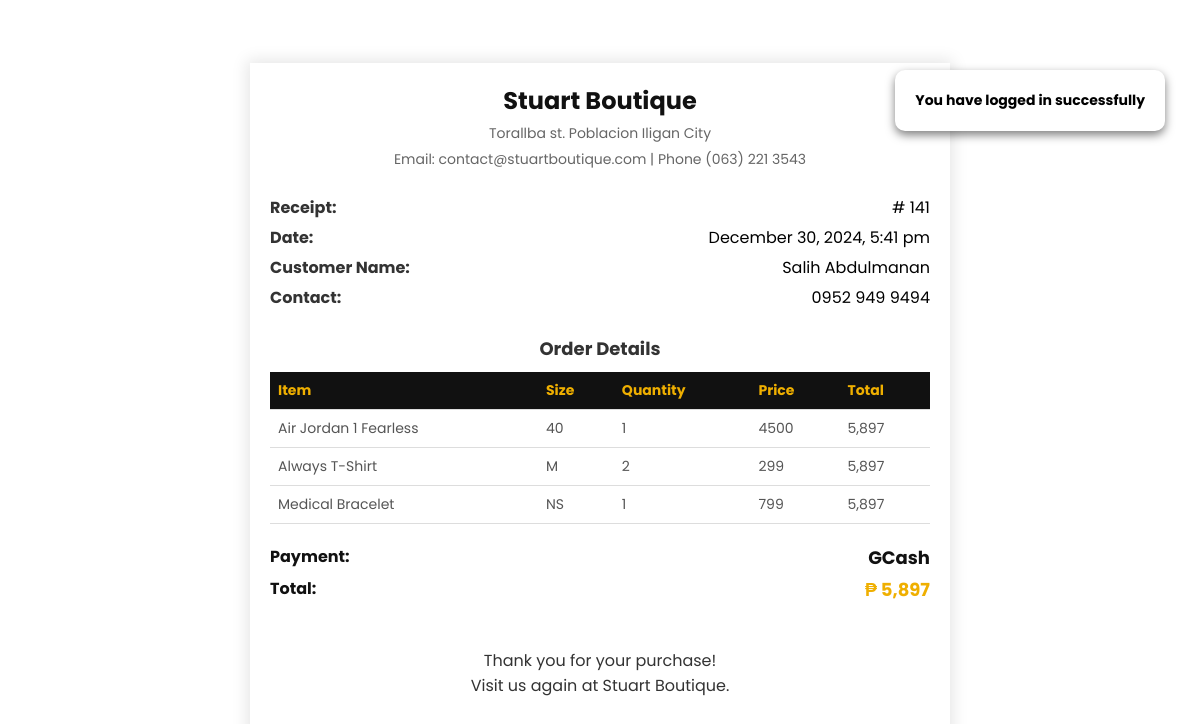
The app's page /view-receipt.php?order=141 (signed in) with its own data.
### tables this page shows
CREATE TABLE `orders` (
  `orderID` int(11) NOT NULL,
  `userID` int(11) NOT NULL,
  `orderAmount` int(11) NOT NULL,
  `paymentMethod` enum('COD','GCash') DEFAULT NULL,
  `orderStatus` enum('pending','approved','cancelled') NOT NULL DEFAULT 'pending',
  `paymentStatus` enum('unpaid','paid') NOT NULL DEFAULT 'unpaid',
  `orderDate` datetime NOT NULL DEFAULT current_timestamp()
);

CREATE TABLE `users` (
  `userID` int(11) NOT NULL,
  `userFullname` varchar(255) DEFAULT NULL,
  `userNumber` varchar(20) DEFAULT NULL,
  `userAddress` varchar(255) DEFAULT NULL,
  `userGender` varchar(255) DEFAULT NULL,
  `userEmail` varchar(255) NOT NULL,
  `userPassword` varchar(255) NOT NULL,
  `userCode` int(255) DEFAULT NULL,
  `userType` tinyint(1) DEFAULT 0 COMMENT '0=customer, 1=admin'
);

CREATE TABLE `orderline` (
  `orderlineID` int(11) NOT NULL,
  `orderID` int(11) NOT NULL,
  `inventoryID` int(11) NOT NULL,
  `sizeID` int(11) NOT NULL,
  `orderlineQuantity` int(255) NOT NULL,
  `orderlineTotal` int(255) NOT NULL
);

CREATE TABLE `inventory` (
  `inventoryID` int(11) NOT NULL,
  `subcategoryID` int(11) NOT NULL,
  `itemImage` varchar(255) NOT NULL,
  `itemName` varchar(255) NOT NULL,
  `itemPrice` int(255) NOT NULL,
  `itemTotalStock` int(255) DEFAULT NULL,
  `itemStatus` enum('Available','Unavailable') NOT NULL DEFAULT 'Unavailable'
);

CREATE TABLE `sizes` (
  `sizeID` int(11) NOT NULL,
  `inventoryID` int(11) NOT NULL,
  `sizeName` varchar(255) NOT NULL,
  `sizeStock` int(255) NOT NULL
);

### config/DatabaseConnection.php (called while the page is built, shortened)
<?php
    class DatabaseConnection
    {
        public function __construct()
        {
            $this->conn = new mysqli(HOSTNAME,USERNAME,PASSWORD,DATABASE);
        }
    }
?>

### controllers/PaymentController.php (called while the page is built, shortened)
<?php
    class PaymentController
    {
        private $conn;
        public function __construct()
        {
            $db = new DatabaseConnection;
            $this->conn = $db->conn;
        }
        public function getDataOrderline($orderID)
        {
            $getDataQuery = "
                SELECT orderline.*, orders.*, inventory.*, sizes.*
                FROM orderline
                INNER JOIN orders ON orderline.orderID = orders.orderID
                INNER JOIN inventory ON orderline.inventoryID = inventory.inventoryID
                INNER JOIN sizes ON orderline.sizeID = sizes.sizeID
                WHERE orderline.orderID='$orderID'
            ";
            $result = $this->conn->query($getDataQuery);
            if($result->num_rows > 0){
                return $result;
            }else{
                return false;
            }
        }
        public function getExactOrder($id)
        {
            $getDataQuery = "
                SELECT orders.*, users.*
                FROM orders
                INNER JOIN users
                ON orders.userID = users.userID
                WHERE orders.orderID='$id'
            ";
            $result = $this->conn->query($getDataQuery);
            if($result){
                return $result;
            }else{
                return false;
            }
        }
    }
?>

### view-receipt.php (the view, shortened to what this page needs)
<?php
    include 'codes/payment-code.php';
    include_once 'controllers/AuthenticateController.php';
    include_once 'controllers/PaymentController.php';
    $payment = new PaymentController;
    include 'includes/header.php';
?>
<link rel="stylesheet" href="css/receipt.css?v=2.1">
        <?php
            if(!isset($_GET['order'])){
            redirect('Please select item and checkout before payment','view-landing.php');
            }else{
                $orderID = $_GET['order'];
                $resultGetExactOrder = $payment->getExactOrder($orderID);
                $orderData = $resultGetExactOrder->fetch_assoc();
                $formattedDate = date('F j, Y, g:i a', strtotime($orderData['orderDate']));
        ?>
        <?php if($orderData['orderStatus'] === 'approved' && $orderData['paymentStatus'] === 'paid') : ?>
<div class="main-receipt-container">
    <div class="receipt">
        <header class="receipt-header">
            <h1>Stuart Boutique</h1>
            <p>Torallba st. Poblacion Iligan City</p>
            <p>Email: contact@stuartboutique.com | Phone (063) 221 3543</p>
        </header>
        <section class="receipt-info">
            <div class="info-item">
                <strong>Receipt: </strong>
                <span># <?= $orderID ?></span>
            </div>
            <div class="info-item">
                <strong>Date: </strong>
                <span><?= $formattedDate ?></span>
            </div>
            <div class="info-item">
                <strong>Customer Name: </strong>
                <span><?= $orderData['userFullname'] ?></span>
            </div>
            <div class="info-item">
                <strong>Contact: </strong>
                <span><?= $orderData['userNumber'] ?></span>
            </div>
        </section>
        <section class="receipt-items">
            <h3>Order Details</h3>
            <table>
                <thead>
                    <tr>
                        <th>Item</th>
                        <th>Size</th>
                        <th>Quantity</th>
                        <th>Price</th>
                        <th>Total</th>
                    </tr>
                </thead>
                <tbody>
                <?php
                    $resultGet = $payment->getDataOrderline($orderID);
                    if($resultGet){
                        while($data = $resultGet->fetch_assoc()){
                            $total = $data['orderlineTotal'];
                ?>
                    <tr>
                        <td><?= $data['itemName'] ?></td>
                        <td><?= $data['sizeName'] ?></td>
                        <td><?= $data['orderlineQuantity'] ?></td>
                        <td><?= $data['itemPrice'] ?></td>
                        <td><?= number_format($total) ?></td>
                    </tr>
                <?php
                        }
                    }
                ?>
                </tbody>
            </table>
        </section>
        <section class="receipt-total">
            <div class="total-line payment">
                <strong style="color: #111; font-size: 16px;">Payment:</strong>
                <span><?= $orderData['paymentMethod'] ?></span>
            </div>
            <div class="total-line total-due">
                <strong style="color: #111; font-size: 16px;">Total:</strong>
                <span>&#8369; <?= number_format($total) ?></span>
            </div>
        </section>
        <footer class="receipt-footer">
            <p>Thank you for your purchase!</p>
            <p>Visit us again at Stuart Boutique.</p>
        </footer>
    </div>
</div>
        <?php endif; ?>
        <?php
            }
        ?>

### css/login2.css (style rules this page uses)
:root { --text-color1: #111; --text-color2: #E2A500; --bg-color: #fff; }

### css/receipt.css (style rules this page uses)
.main-receipt-container { font-family: Arial, sans-serif; background-color: #fff; display: flex; justify-content: center; align-items: center; min-height: 100vh; }
.receipt { width: 90%; max-width: 700px; padding: 20px; border: none; display: flex; flex-direction: column; justify-content: center; box-shadow: 0 0 15px 3px rgba(0, 0, 0, 0.1); height: 100%; }
.receipt-header { text-align: center; margin-bottom: 20px; }
.receipt-header h1 { margin: 0; font-size: 24px; color: #111; }
.receipt-header p { margin: 5px 0; font-size: 14px; color: #666; }
.receipt-info { margin-bottom: 20px; }
.info-item { display: flex; justify-content: space-between; margin-bottom: 5px; }
.info-item strong { color: #333; }
.receipt-items h3 { text-align: center; margin-bottom: 10px; font-size: 18px; color: #333; }
table { width: 100%; border-collapse: collapse; }
th, td { text-align: left; padding: 8px; border-bottom: 1px solid #ddd; }
th { background-color: #111; color: #efaf00; font-size: 14px; }
td { font-size: 14px; color: #555; }
.receipt-total { margin-top: 20px; text-align: right; }
.total-line { display: flex; justify-content: space-between; margin-bottom: 5px; }
.total-due { font-size: 18px; font-weight: bold; color: #efaf00; }
.payment { color: #111; font-size: 18px; font-weight: bold; }
.receipt-footer { text-align: center; margin-top: 20px; font-size: 12px; background-color: transparent; color: #888; box-shadow: none; }

### css/footer8.css (style rules this page uses)
footer { background-color: #f4f4f4; padding: 20px 10px; text-align: center; box-shadow: 0 -2px 5px rgba(0, 0, 0, 0.1); width: 100%; }
footer p { font-size: 1rem; color: #333; margin: 0; }

### records on screen
orders: orderDate "December 30, 2024, 5:41 pm", userID.userFullname "Salih Abdulmanan", userID.userNumber "0952 949 9494", paymentMethod "GCash"
orderline: inventoryID.itemName "Air Jordan 1 Fearless", sizeID.sizeName "40", orderlineQuantity "1", inventoryID.itemPrice "4500", orderlineTotal "5,897"
orderline: inventoryID.itemName "Always T-Shirt", sizeID.sizeName "M", orderlineQuantity "2", inventoryID.itemPrice "299", orderlineTotal "5,897"
orderline: inventoryID.itemName "Medical Bracelet", sizeID.sizeName "NS", orderlineQuantity "1", inventoryID.itemPrice "799", orderlineTotal "5,897"

### other values on screen
$orderID "141"
